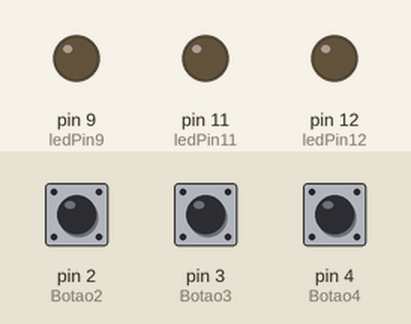
Recording of a sketch running on a simulated Arduino Uno, built with avr-gcc and run on an emulated ATmega328P. On the bench: output pins drawn as LEDs (lit = HIGH). The inputs (shaded band) are chosen by the test bench; at power-on: pin 2 (Botao2) LOW, pin 3 (Botao3) LOW, pin 4 (Botao4) LOW.

Above: at 1.2 s.
1.3 s: pin 2 (Botao2) pulled HIGH for 0.15 s
At 1.37 s:
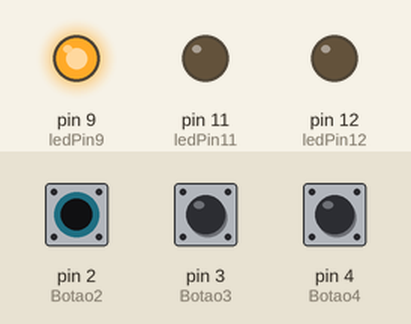
2.9 s: pin 3 (Botao3) pulled HIGH for 0.15 s
At 2.97 s:
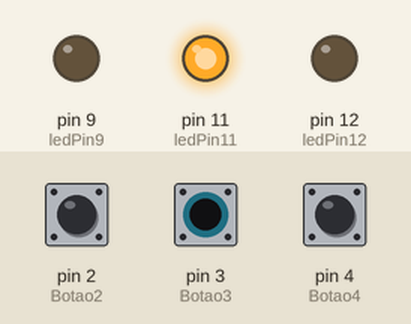
4.5 s: pin 4 (Botao4) pulled HIGH for 0.15 s
At 4.57 s:
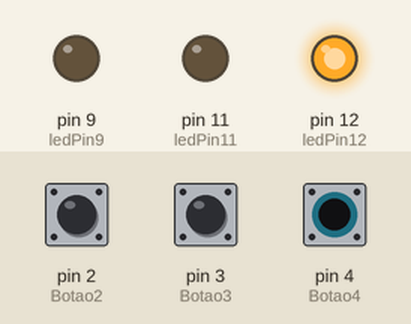
6.1 s: pin 4 (Botao4) pulled HIGH for 3.2 s
At 10.1 s:
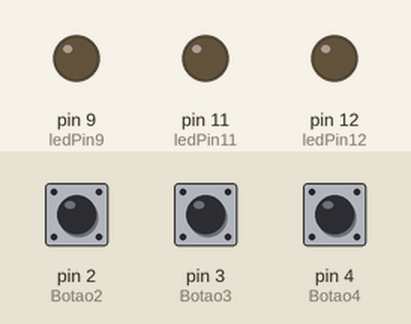
10.8 s: pin 2 (Botao2) pulled HIGH for 3.2 s
At 11.3 s:
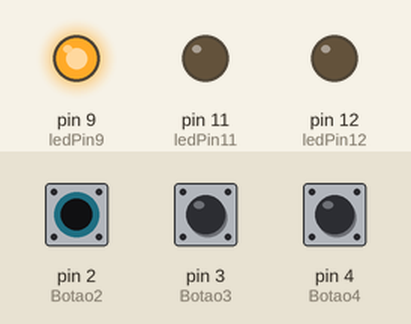
15.5 s: pin 2 (Botao2) driven HIGH and pin 3 (Botao3) driven HIGH
At 16.0 s:
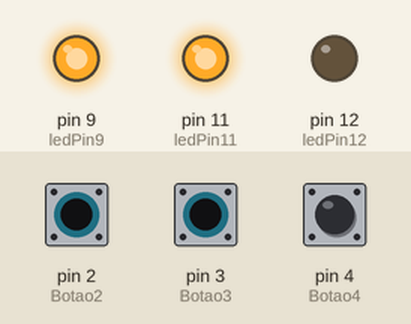
Timing chart, 0 to 18.0 s (numbered marks = the images above; inputs shaded):
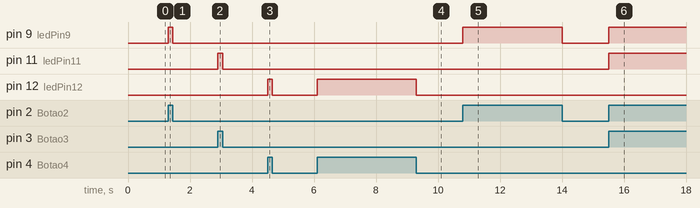

The sketch:

3Leds3Botoes.ino
```cpp
const int ledPin12 = 12;
const int ledPin11 = 11;
const int ledPin9 = 9;

const int Botao2 = 2;
const int Botao3 = 3;
const int Botao4 = 4;

int EstadoBotao2, EstadoBotao3 = 0;
int aux, aux1 = 0;

void setup() {
  // put your setup code here, to run once:
  pinMode(ledPin12, OUTPUT);
  pinMode(ledPin11, OUTPUT);
  pinMode(ledPin9, OUTPUT);

  pinMode(Botao2, INPUT);
  pinMode(Botao3, INPUT);
  pinMode(Botao4, INPUT);

}

void loop() {
  // put your main code here, to run repeatedly:
  digitalWrite(ledPin9, digitalRead(Botao2));
  digitalWrite(ledPin11, digitalRead(Botao3));
  digitalWrite(ledPin12, digitalRead(Botao4));

}
```

Measured:
- after the input at 1.3 s, pin 9 (ledPin9): LOW → HIGH at once, → LOW 0.15 s later
- after the input at 2.9 s, pin 11 (ledPin11): LOW → HIGH at once, → LOW 0.15 s later
- after the input at 4.5 s, pin 12 (ledPin12): LOW → HIGH at once, → LOW 0.15 s later
- after the input at 6.1 s, pin 12 (ledPin12): LOW → HIGH at once, → LOW 3.2 s later
- after the input at 10.8 s, pin 9 (ledPin9): LOW → HIGH at once, → LOW 3.2 s later
- after the input at 15.5 s, pin 9 (ledPin9), pin 11 (ledPin11): LOW → HIGH at once
